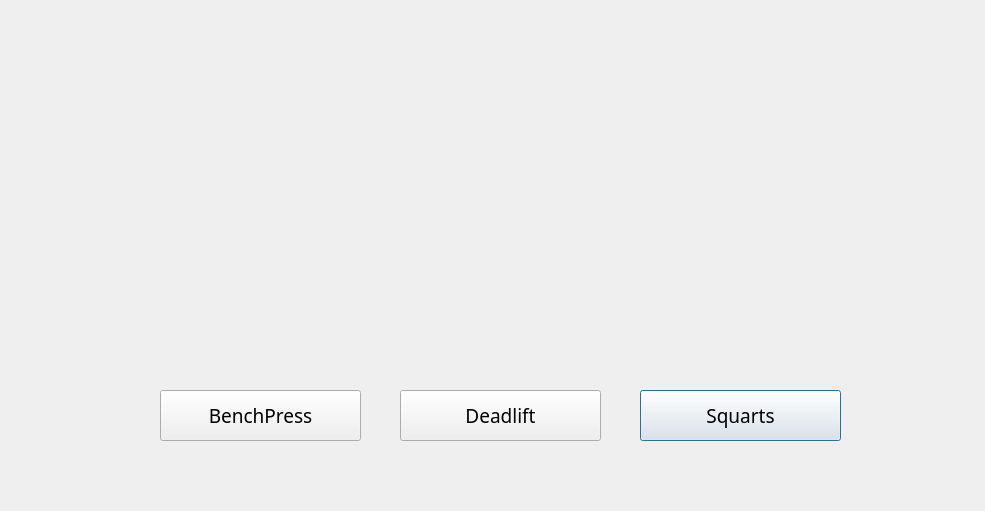
<?xml version="1.0" encoding="UTF-8"?>
<ui version="4.0">
 <class>Dialog</class>
 <widget class="QDialog" name="Dialog">
  <property name="geometry">
   <rect>
    <x>0</x>
    <y>0</y>
    <width>985</width>
    <height>511</height>
   </rect>
  </property>
  <property name="font">
   <font>
    <family>Eras Bold ITC</family>
   </font>
  </property>
  <property name="windowTitle">
   <string>Dialog</string>
  </property>
  <widget class="QPushButton" name="pushButton">
   <property name="geometry">
    <rect>
     <x>640</x>
     <y>390</y>
     <width>201</width>
     <height>51</height>
    </rect>
   </property>
   <property name="palette">
    <palette>
     <active>
      <colorrole role="WindowText">
       <brush brushstyle="SolidPattern">
        <color alpha="255">
         <red>170</red>
         <green>0</green>
         <blue>127</blue>
        </color>
       </brush>
      </colorrole>
     </active>
     <inactive>
      <colorrole role="WindowText">
       <brush brushstyle="SolidPattern">
        <color alpha="255">
         <red>170</red>
         <green>0</green>
         <blue>127</blue>
        </color>
       </brush>
      </colorrole>
     </inactive>
     <disabled>
      <colorrole role="WindowText">
       <brush brushstyle="SolidPattern">
        <color alpha="255">
         <red>120</red>
         <green>120</green>
         <blue>120</blue>
        </color>
       </brush>
      </colorrole>
     </disabled>
    </palette>
   </property>
   <property name="font">
    <font>
     <family>서울남산 장체B</family>
     <pointsize>14</pointsize>
    </font>
   </property>
   <property name="text">
    <string>Squarts</string>
   </property>
  </widget>
  <widget class="QPushButton" name="pushButton_2">
   <property name="geometry">
    <rect>
     <x>400</x>
     <y>390</y>
     <width>201</width>
     <height>51</height>
    </rect>
   </property>
   <property name="palette">
    <palette>
     <active>
      <colorrole role="WindowText">
       <brush brushstyle="SolidPattern">
        <color alpha="255">
         <red>170</red>
         <green>0</green>
         <blue>127</blue>
        </color>
       </brush>
      </colorrole>
     </active>
     <inactive>
      <colorrole role="WindowText">
       <brush brushstyle="SolidPattern">
        <color alpha="255">
         <red>170</red>
         <green>0</green>
         <blue>127</blue>
        </color>
       </brush>
      </colorrole>
     </inactive>
     <disabled>
      <colorrole role="WindowText">
       <brush brushstyle="SolidPattern">
        <color alpha="255">
         <red>120</red>
         <green>120</green>
         <blue>120</blue>
        </color>
       </brush>
      </colorrole>
     </disabled>
    </palette>
   </property>
   <property name="font">
    <font>
     <family>서울남산 장체B</family>
     <pointsize>14</pointsize>
    </font>
   </property>
   <property name="text">
    <string>Deadlift</string>
   </property>
  </widget>
  <widget class="QPushButton" name="pushButton_3">
   <property name="geometry">
    <rect>
     <x>160</x>
     <y>390</y>
     <width>201</width>
     <height>51</height>
    </rect>
   </property>
   <property name="palette">
    <palette>
     <active>
      <colorrole role="WindowText">
       <brush brushstyle="SolidPattern">
        <color alpha="255">
         <red>170</red>
         <green>0</green>
         <blue>127</blue>
        </color>
       </brush>
      </colorrole>
     </active>
     <inactive>
      <colorrole role="WindowText">
       <brush brushstyle="SolidPattern">
        <color alpha="255">
         <red>170</red>
         <green>0</green>
         <blue>127</blue>
        </color>
       </brush>
      </colorrole>
     </inactive>
     <disabled>
      <colorrole role="WindowText">
       <brush brushstyle="SolidPattern">
        <color alpha="255">
         <red>120</red>
         <green>120</green>
         <blue>120</blue>
        </color>
       </brush>
      </colorrole>
     </disabled>
    </palette>
   </property>
   <property name="font">
    <font>
     <family>서울남산 장체B</family>
     <pointsize>14</pointsize>
    </font>
   </property>
   <property name="text">
    <string>BenchPress</string>
   </property>
  </widget>
 </widget>
 <resources/>
 <connections/>
</ui>
